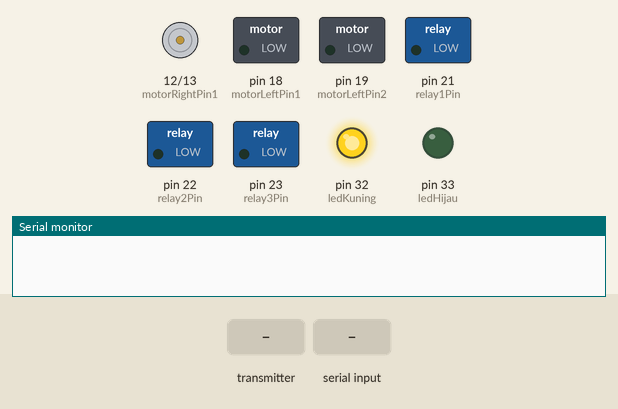
Bench run of a sketch on a simulated Arduino Mega 2560, built with avr-gcc and run on an emulated ATmega2560. Shown: motor-driver pin pairs drawn as motors (green arrow = first pin HIGH = forward, orange = second pin HIGH = backward, longer = more drive), switched loads named in the sketch (green lamp = pin HIGH), output pins drawn as LEDs (lit = HIGH), the last lines printed to the serial monitor. The test bench sets the inputs (shaded band).

Above: at 1.2 s.
1.3 s: the transmitter starts sending readChannel.2 = 1000
At 2.1 s:
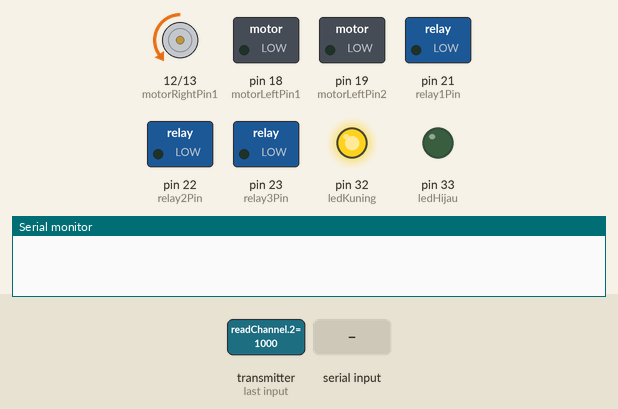
2.8 s: the transmitter starts sending readChannel.0 = 1000
At 3.5 s:
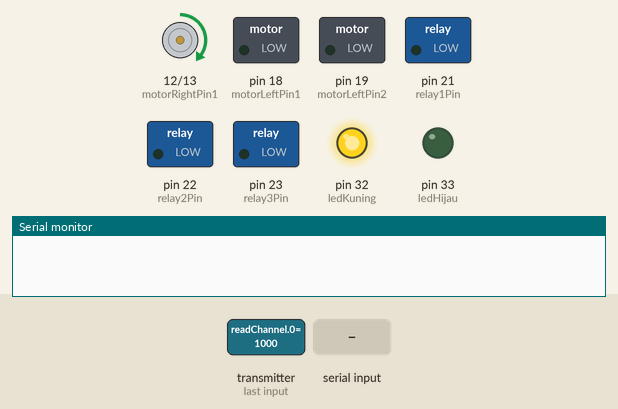
4.3 s: the transmitter starts sending readChannel.4 = 2000
At 4.7 s:
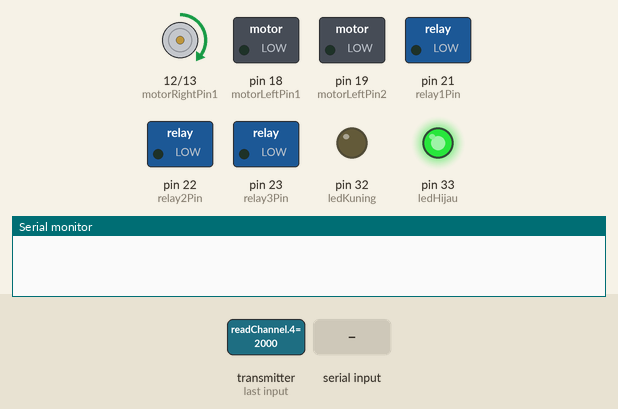
5.8 s: "error_\n" received over Serial
At 7.3 s:
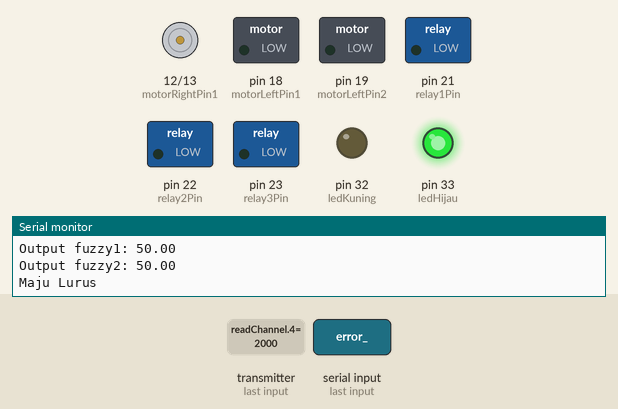
8.4 s: "error_90\n" received over Serial
At 9.4 s:
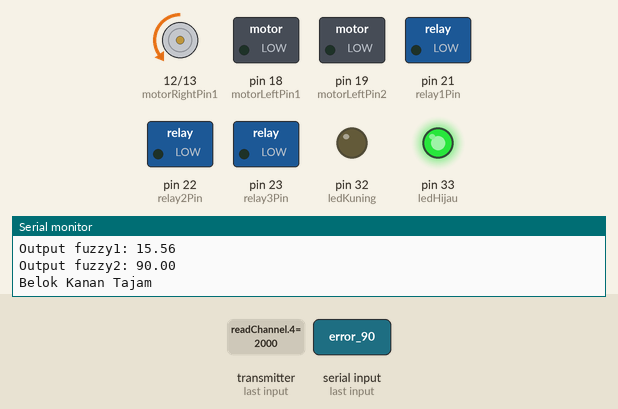
11.1 s: "error_,45\n" received over Serial
At 12.0 s:
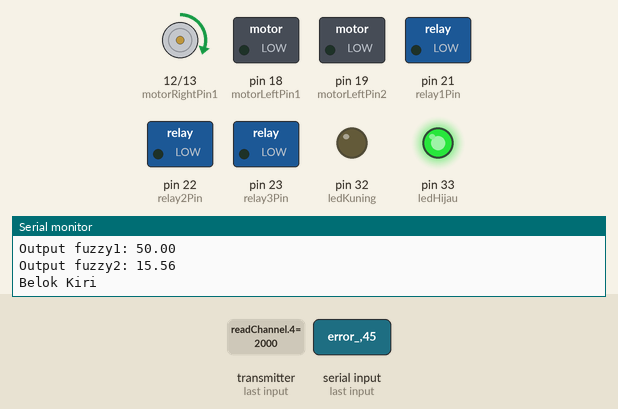
Timing chart, 0 to 14.1 s (numbered marks = the images above; inputs shaded):
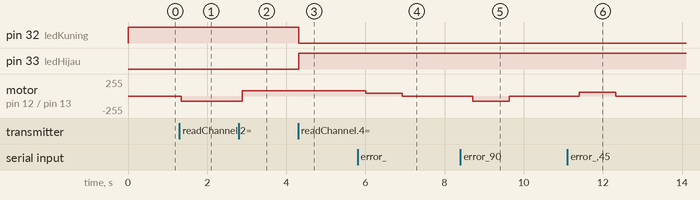

Measured:
- after the input at 1.3 s, motor on pin 12 (motorRightPin1) / pin 13 (motorRightPin2): stopped → backward 80/255 at once
- after the input at 2.8 s, motor on pin 12 (motorRightPin1) / pin 13 (motorRightPin2): backward 80/255 → forward 80/255 after 0.08 s
- after the input at 4.3 s, pin 32 (ledKuning): HIGH → LOW at once; pin 33 (ledHijau): LOW → HIGH at once
- after the input at 5.8 s, motor on pin 12 (motorRightPin1) / pin 13 (motorRightPin2): forward 80/255 → forward 40/255 after 0.21 s, → stopped 0.92 s later
- after the input at 8.4 s, motor on pin 12 (motorRightPin1) / pin 13 (motorRightPin2): stopped → backward 80/255 after 0.31 s, → stopped 0.92 s later
- after the input at 11.1 s, motor on pin 12 (motorRightPin1) / pin 13 (motorRightPin2): stopped → forward 60/255 after 0.31 s, → stopped 0.92 s later

The sketch:

FLC_v5.ino
```cpp
#include <IBusBM.h>
#include <Fuzzy.h>

IBusBM IBus;

// Pake driver sek iso maju tok
int motorRightPin1 = 12;
int motorRightPin2 = 13;

int motorLeftPin1 = 18;
int motorLeftPin2 = 19;

// Pompa 1
int relay1Pin = 21;
// Pompa 2
int relay2Pin = 22;
// Fan DC
int relay3Pin = 23;

// Indikator mode manual
int ledKuning = 32;
// Indikator mode otomatis
int ledHijau = 33;

///durasi belok
int turnDuration = 4000;
//durasi maju
int fwdDuration = 1500;

int motorSpeed;
int motorTurn;

unsigned long lastCommandTime = 0;
unsigned long lastReceiveTime = 0; // Tambahkan variabel untuk waktu terakhir menerima data

unsigned long previousTime = 0;
unsigned long sampleTime = 100; // Interval waktu untuk perhitungan PID (dalam milidetik)

const unsigned long timeoutDuration = 100;
const unsigned long timeoutDurationSTOP = 500;
const unsigned long timeoutDurationError = 500;
const unsigned long stopDuration = 1000; // Durasi untuk berhenti setelah tidak menerima data

String receivedData;
float errorValue;

// Membuat objek Fuzzy/////////////////////////////////////////////////////////////////////////////////////////////////////////////////////////////////////////
Fuzzy *fuzzy = new Fuzzy();

// Mendefinisikan FuzzySet untuk input dan output
//FuzzySet *Kiri_Tajam = new FuzzySet(-60, -50, -40, -30);
//FuzzySet *Kiri = new FuzzySet(-40, -30, -20, -10);
//FuzzySet *Lurus = new FuzzySet(-20, -10, 10, 20);
//FuzzySet *Kanan = new FuzzySet(10, 20, 30, 40);
//FuzzySet *Kanan_Tajam = new FuzzySet(30, 40, 50, 60);
//
//// Input membership function untuk delta_error
//FuzzySet *Delta_Kiri_Tajam = new FuzzySet(-60, -50, -40, -30);
//FuzzySet *Delta_Kiri = new FuzzySet(-40, -30, -20, -10);
//FuzzySet *Delta_Lurus = new FuzzySet(-20, -10, 10, 20);
//FuzzySet *Delta_Kanan = new FuzzySet(10, 20, 30, 40);
//FuzzySet *Delta_Kanan_Tajam = new FuzzySet(30, 40, 50, 60);

// Input membership function untuk error

FuzzySet *Kiri_Tajam = new FuzzySet(-60, -60, -20, -15);
FuzzySet *Kiri = new FuzzySet(-20, -15, -10, -5);
FuzzySet *Lurus = new FuzzySet(-10, -5, 5, 10);
FuzzySet *Kanan = new FuzzySet(5, 10, 15, 20);
FuzzySet *Kanan_Tajam = new FuzzySet(15, 20, 60, 60);

//// Input membership function untuk delta_error
FuzzySet *Delta_Kiri_Tajam = new FuzzySet(-60, -60, -20, -15);
FuzzySet *Delta_Kiri = new FuzzySet(-20, -15, -10, -5);
FuzzySet *Delta_Lurus = new FuzzySet(-10, -5, 5, 10);
FuzzySet *Delta_Kanan = new FuzzySet(5, 10, 15, 20);
FuzzySet *Delta_Kanan_Tajam = new FuzzySet(15, 20, 60, 60);

///////////////////////////////////////////////////////////////////////////////////////////////////////////////////////////////////////////////////////////

//// Output membership function (kecepatan motor kanan)
//FuzzySet *RightStop = new FuzzySet(0, 0, 5, 10);
//FuzzySet *RightPelan = new FuzzySet(50, 50, 75, 100);
//FuzzySet *RightSedang = new FuzzySet(100, 125, 150, 175);
//FuzzySet *RightCepat = new FuzzySet(175, 200, 225, 225);


//// Output membership function (kecepatan motor kiri)
//FuzzySet *LeftStop = new FuzzySet(0, 0, 0.5, 1);
//FuzzySet *LeftPelan = new FuzzySet(50, 50, 75, 100);
//FuzzySet *LeftSedang = new FuzzySet(100, 125, 150, 175);
//FuzzySet *LeftCepat = new FuzzySet(175, 200, 225, 225);

//// Output membership function (kecepatan motor kanan)
//FuzzySet *RightStop = new FuzzySet(0, 0, 5, 10);
FuzzySet *RightPelan = new FuzzySet(0, 0, 20, 40);
FuzzySet *RightSedang = new FuzzySet(20, 40, 60, 80);
FuzzySet *RightCepat = new FuzzySet(60, 80, 100, 120);


//// Output membership function (kecepatan motor kiri)
//FuzzySet *LeftStop = new FuzzySet(0, 0, 0.5, 1);
FuzzySet *LeftPelan = new FuzzySet(0, 0, 20, 40);
FuzzySet *LeftSedang = new FuzzySet(20, 40, 60, 80);
FuzzySet *LeftCepat = new FuzzySet(60, 80, 100, 120);

////////////////////////////////////////////////////////////////////////////////////////////////////////////////////////////////////////////////////

float previousError = 0; // Menyimpan nilai error sebelumnya

// Channel FS
int ch_3, ch_1, ch_5, ch_6, ch_7, ch_8;

void addFuzzyRule(int ruleNumber, FuzzySet* input1, FuzzySet* input2, FuzzySet* output1, FuzzySet* output2) {
  FuzzyRuleAntecedent *antecedent = new FuzzyRuleAntecedent();
  antecedent->joinWithAND(input1, input2);

  FuzzyRuleConsequent *consequent = new FuzzyRuleConsequent();
  consequent->addOutput(output1);
  consequent->addOutput(output2);

  FuzzyRule *fuzzyRule = new FuzzyRule(ruleNumber, antecedent, consequent);
  fuzzy->addFuzzyRule(fuzzyRule);
}
void setup() {
  Serial.begin(115200);
  IBus.begin(Serial2, 1);

  pinMode(relay1Pin, OUTPUT);
  pinMode(relay2Pin, OUTPUT);
  pinMode(relay3Pin, OUTPUT);
  pinMode(ledKuning, OUTPUT);
  pinMode(ledHijau, OUTPUT);
  pinMode(motorRightPin1, OUTPUT);
  pinMode(motorRightPin2, OUTPUT);
  pinMode(motorLeftPin1, OUTPUT);
  pinMode(motorLeftPin2, OUTPUT);
  digitalWrite(relay1Pin, LOW);
  digitalWrite(relay2Pin, LOW);
  digitalWrite(relay3Pin, LOW);
  digitalWrite(ledKuning, LOW);
  digitalWrite(ledHijau, LOW);
  analogWrite(motorRightPin1, 0);
  analogWrite(motorRightPin2, 0);
  analogWrite(motorLeftPin1, 0);
  analogWrite(motorLeftPin2, 0);

  // Menambahkan FuzzyInput untuk error
  FuzzyInput *error = new FuzzyInput(1);
  error->addFuzzySet(Kiri_Tajam);
  error->addFuzzySet(Kiri);
  error->addFuzzySet(Lurus);
  error->addFuzzySet(Kanan);
  error->addFuzzySet(Kanan_Tajam);
  fuzzy->addFuzzyInput(error);

  // Menambahkan FuzzyInput untuk delta_error
  FuzzyInput *delta_error = new FuzzyInput(2);
  delta_error->addFuzzySet(Delta_Kiri_Tajam);
  delta_error->addFuzzySet(Delta_Kiri);
  delta_error->addFuzzySet(Delta_Lurus);
  delta_error->addFuzzySet(Delta_Kanan);
  delta_error->addFuzzySet(Delta_Kanan_Tajam);
  fuzzy->addFuzzyInput(delta_error);

  // Menambahkan FuzzyOutput untuk motor kanan dan kiri
  FuzzyOutput *MotorKanan = new FuzzyOutput(1); // Output 1 untuk Motor Kanan
  MotorKanan->addFuzzySet(RightPelan);
  MotorKanan->addFuzzySet(RightSedang);
  MotorKanan->addFuzzySet(RightCepat);
  fuzzy->addFuzzyOutput(MotorKanan);

  FuzzyOutput *MotorKiri = new FuzzyOutput(2);
  MotorKiri->addFuzzySet(LeftPelan);
  MotorKiri->addFuzzySet(LeftSedang);
  MotorKiri->addFuzzySet(LeftCepat);
  fuzzy->addFuzzyOutput(MotorKiri);

  // Menambahkan aturan fuzzy menggunakan fungsi
  addFuzzyRule(1, Kiri_Tajam, Delta_Kiri_Tajam, RightCepat, LeftPelan); //Kiri_Tajam
  addFuzzyRule(2, Kanan_Tajam, Delta_Kanan_Tajam, RightPelan, LeftCepat); //Kanan_Tajam
  //////////////// Lurus
  addFuzzyRule(3, Kiri, Delta_Kanan_Tajam, RightSedang, LeftSedang);
  addFuzzyRule(4, Lurus, Delta_Kiri, RightSedang, LeftSedang);
  addFuzzyRule(5, Lurus, Delta_Lurus, RightSedang, LeftSedang);
  addFuzzyRule(6, Lurus, Delta_Kanan, RightSedang, LeftSedang);
  addFuzzyRule(7, Kanan, Delta_Kiri_Tajam, RightSedang, LeftSedang);
  //////////////// Kiri
  addFuzzyRule(8, Kiri_Tajam, Delta_Kiri, RightSedang, LeftPelan);
  addFuzzyRule(9, Kiri_Tajam, Delta_Lurus, RightSedang, LeftPelan);
  addFuzzyRule(10, Kiri_Tajam, Delta_Kanan, RightSedang, LeftPelan);
  addFuzzyRule(11, Kiri_Tajam, Delta_Kanan_Tajam, RightSedang, LeftPelan);
  addFuzzyRule(12, Kiri, Delta_Kiri_Tajam, RightSedang, LeftPelan);
  addFuzzyRule(13, Kiri, Delta_Kiri, RightSedang, LeftPelan);
  addFuzzyRule(14, Kiri, Delta_Lurus, RightSedang, LeftPelan);
  addFuzzyRule(15, Kiri, Delta_Kanan_Tajam, RightSedang, LeftPelan);
  addFuzzyRule(16, Lurus, Delta_Kiri_Tajam, RightSedang, LeftPelan);
  //////////////// Kanan
  addFuzzyRule(17, Lurus, Delta_Kanan_Tajam, RightPelan, LeftSedang);
  addFuzzyRule(18, Kanan, Delta_Kiri, RightPelan, LeftSedang);
  addFuzzyRule(19, Kanan, Delta_Lurus, RightPelan, LeftSedang);
  addFuzzyRule(20, Kanan, Delta_Kanan, RightPelan, LeftSedang);
  addFuzzyRule(21, Kanan, Delta_Kanan_Tajam, RightPelan, LeftSedang);
  addFuzzyRule(22, Kanan_Tajam, Delta_Kiri_Tajam, RightPelan, LeftSedang);
  addFuzzyRule(23, Kanan_Tajam, Delta_Kiri, RightPelan, LeftSedang);
  addFuzzyRule(24, Kanan_Tajam, Delta_Lurus, RightPelan, LeftSedang);
  addFuzzyRule(25, Kanan_Tajam, Delta_Kanan, RightPelan, LeftSedang);
}

void loop() {
  // Maju mundur
  ch_3 = IBus.readChannel(2);

  // Belok kanan kiri
  ch_1 = IBus.readChannel(0);

  // Auto manual
  ch_5 = IBus.readChannel(4);

  // Fan DC
  ch_6 = IBus.readChannel(5);

  // Pompa 1
  ch_7 = IBus.readChannel(6);

  // Pompa 2
  ch_8 = IBus.readChannel(7);

  motorSpeed = map(ch_3, 1000, 2000, -80, 80);
  motorTurn = map(ch_1, 1000, 2000, -80, 80);

  if (ch_5 > 1500) {
    digitalWrite(ledKuning, LOW);
    digitalWrite(ledHijau, HIGH);
    ch_1 = 1500;
    ch_3 = 1500;
    ch_5 = 1500;
    ch_6 = 1500;
    ch_7 = 1500;
    ch_8 = 1500;
    //    otomatis();
    unsigned long currentTime = millis();
    unsigned long elapsedTime = currentTime - previousTime;

    // Pastikan waktu yang telah berlalu mencapai sampleTime sebelum melakukan perhitungan PID
    if (elapsedTime >= sampleTime) {
      // Reset previousTime ke currentTime
      previousTime = currentTime;

      if (Serial.available() > 0) {
        receivedData = Serial.readStringUntil('\n');
        //      Serial.print("receivedData: ");
        //      Serial.println(receivedData);
        lastReceiveTime = millis();

        if (receivedData.startsWith("error_")) {
          String errorString = receivedData.substring(6); // Mengambil substring setelah "error_"
          float currentError = errorString.toFloat(); // Mengkonversi substring ke nilai float
          //      float deltaError = previousError - 0; // Menghitung delta_error dari nilai previousError dikurangi 0
          float deltaError = currentError - previousError; // Menghitung delta error dari error aktual - error sebelumnya


          Serial.print("error : ");
          Serial.println(currentError);
          Serial.print("delta error : ");
          Serial.println(deltaError);

          fuzzy->setInput(1, currentError); // Mengatur input fuzzy untuk error
          fuzzy->setInput(2, deltaError); // Mengatur input fuzzy untuk delta_error

          fuzzy->fuzzify(); // Melakukan fuzzifikasi

          // Mendefuzzifikasi output /////////////////////////////////////////////////////////////////////////////////////////////////////////////
          float output1 = fuzzy->defuzzify(1);
          float output2 = fuzzy->defuzzify(2);

          Serial.print("Output fuzzy1: ");
          Serial.println(output1);
          Serial.print("Output fuzzy2: ");
          Serial.println(output2);

          // Mengatur kecepatan motor berdasarkan hasil defuzzifikasi dan aturan fuzzy
          int pwmValueKanan = 0;
          int pwmValueKiri = 0;

          if (output1 >= 60 && output2 >= 0 && output2 <= 40) { // BelokKiriTajam
            Serial.println("Belok Kiri Tajam");
            pwmValueKanan = 70; // Kecepatan motor kanan tinggi
            pwmValueKiri = 30; // Kecepatan motor kiri sedang
            analogWrite(motorLeftPin1, 0);
            analogWrite(motorLeftPin2, abs(pwmValueKiri));
            analogWrite(motorRightPin1, abs(pwmValueKanan));
            analogWrite(motorRightPin2, 0);

          } else if (output1 >= 20 && output1 <= 80 && output2 >= 0 && output2 <= 40) { // BelokKiri
            Serial.println("Belok Kiri");
            pwmValueKanan = 60; // Kecepatan motor kanan sedang
            pwmValueKiri = 25; // Kecepatan motor kiri rendah
            analogWrite(motorLeftPin1, 0);
            analogWrite(motorLeftPin2, abs(pwmValueKiri));
            analogWrite(motorRightPin1, abs(pwmValueKanan));
            analogWrite(motorRightPin2, 0);

          } else if (output1 >= 20 && output1 <= 80 && output2 >= 20 && output2 <= 80) { // MajuLurus
            Serial.println("Maju Lurus");
            pwmValueKanan = 40; // Kecepatan motor kanan sedang
            pwmValueKiri = 40; // Kecepatan motor kiri sedang
            analogWrite(motorLeftPin1,  abs(pwmValueKiri));
            analogWrite(motorLeftPin2, 0);
            analogWrite(motorRightPin1, abs(pwmValueKanan));
            analogWrite(motorRightPin2, 0);

          } else if (output1 >= 0 && output1 <= 40 && output2 >= 20 && output2 <= 80) { // BelokKanan
            Serial.println("Belok Kanan");
            pwmValueKanan = 25; // Kecepatan motor kanan rendah
            pwmValueKiri = 60; // Kecepatan motor kiri sedang
            analogWrite(motorLeftPin1,  abs(pwmValueKiri));
            analogWrite(motorLeftPin2, 0);
            analogWrite(motorRightPin1, 0);
            analogWrite(motorRightPin2, abs(pwmValueKanan));

          } else if (output1 >= 0 && output1 <= 40 && output2 >= 60) { // BelokKananTajam
            Serial.println("Belok Kanan Tajam");
            pwmValueKanan = 30; // Kecepatan motor kanan sedang
            pwmValueKiri = 70; // Kecepatan motor kiri tinggi
            analogWrite(motorLeftPin1,  abs(pwmValueKiri));
            analogWrite(motorLeftPin2, 0);
            analogWrite(motorRightPin1, 0);
            analogWrite(motorRightPin2, abs(pwmValueKanan));
          }


          // Menulis nilai PWM ke motor driver
          //      analogWrite(enA, pwmValueKanan);
          //      analogWrite(enB, pwmValueKiri);

          // Mengatur arah motor
          //      digitalWrite(in1, HIGH);
          //      digitalWrite(in2, LOW);
          //      digitalWrite(in3, HIGH);
          //      digitalWrite(in4, LOW);

          previousError = currentError;
        }
      }

      // Stop motor jika tidak ada data yang diterima lagi
      if (millis() - lastReceiveTime > stopDuration && lastReceiveTime != 0) {
        stopp();
        delay(100);
      }

    }
  }

  else {
    digitalWrite(ledKuning, HIGH);
    digitalWrite(ledHijau, LOW);
    if (motorTurn > 5) {
      kanan(motorTurn, motorTurn);
    } else if (motorTurn < -5) {
      kiri(motorTurn, motorTurn);
    } else if (motorSpeed < 5 && motorSpeed > -5 && motorTurn > -5 && motorTurn < 5) {
      stopp();
    } else if (motorSpeed > 5 && motorTurn > -5 && motorTurn < 5) {
      maju(motorSpeed, motorSpeed);
    } else if (motorSpeed < 5 && motorTurn > -5 && motorTurn < 5) {
      mundur(motorSpeed, motorSpeed);
    }

    if (ch_7 > 1500) {
      digitalWrite(relay1Pin, HIGH);
    } else {
      digitalWrite(relay1Pin, LOW);
    }

    if (ch_8 > 1500) {
      digitalWrite(relay2Pin, HIGH);
    } else {
      digitalWrite(relay2Pin, LOW);
    }

    if (ch_6 > 1500) {
      digitalWrite(relay3Pin, HIGH);
    } else {
      digitalWrite(relay3Pin, LOW);
    }
  }

  delay(100);
}

void maju(int leftSpeed, int rightSpeed) {
  analogWrite(motorLeftPin1, abs(leftSpeed));
  analogWrite(motorLeftPin2, 0);
  analogWrite(motorRightPin1, abs(rightSpeed));
  analogWrite(motorRightPin2, 0);
}

void mundur(int leftSpeed, int rightSpeed) {
  analogWrite(motorLeftPin1, 0);
  analogWrite(motorLeftPin2, abs(leftSpeed));
  analogWrite(motorRightPin1, 0);
  analogWrite(motorRightPin2, abs(rightSpeed));
}

void kanan(int leftSpeed, int rightSpeed) {
  analogWrite(motorLeftPin1, abs(leftSpeed));
  analogWrite(motorLeftPin2, 0);
  analogWrite(motorRightPin1, 0);
  analogWrite(motorRightPin2, abs(rightSpeed));
}

void kiri(int leftSpeed, int rightSpeed) {
  analogWrite(motorLeftPin1, 0);
  analogWrite(motorLeftPin2, abs(leftSpeed));
  analogWrite(motorRightPin1, abs(rightSpeed));
  analogWrite(motorRightPin2, 0);
}

//void kananUJ() {
//  analogWrite(motorLeftPin1, 55);
//  analogWrite(motorLeftPin2, 0);
//  analogWrite(motorRightPin1, 0);
//  analogWrite(motorRightPin2, 55);
//}
//
//void kiriUJ() {
//  analogWrite(motorLeftPin1, 0);
//  analogWrite(motorLeftPin2, 55);
//  analogWrite(motorRightPin1, 55);
//  analogWrite(motorRightPin2, 0);
//}

void kananUJ() {
  analogWrite(motorLeftPin1, 55);
  analogWrite(motorLeftPin2, 0);
  analogWrite(motorRightPin1, 0);
  analogWrite(motorRightPin2, 28);
}

void kiriUJ() {
  analogWrite(motorLeftPin1, 0);
  analogWrite(motorLeftPin2, 28);
  analogWrite(motorRightPin1, 55);
  analogWrite(motorRightPin2, 0);
}

void majuU() {
  analogWrite(motorLeftPin1, 35);
  analogWrite(motorLeftPin2, 0);
  analogWrite(motorRightPin1, 35);
  analogWrite(motorRightPin2, 0);
}

void stopp() {
  analogWrite(motorLeftPin1, 0);
  analogWrite(motorLeftPin2, 0);
  analogWrite(motorRightPin1, 0);
  analogWrite(motorRightPin2, 0);
}


void manual() {
  if (ch_5 < 1500) {
    stopp();
  }
}
```
